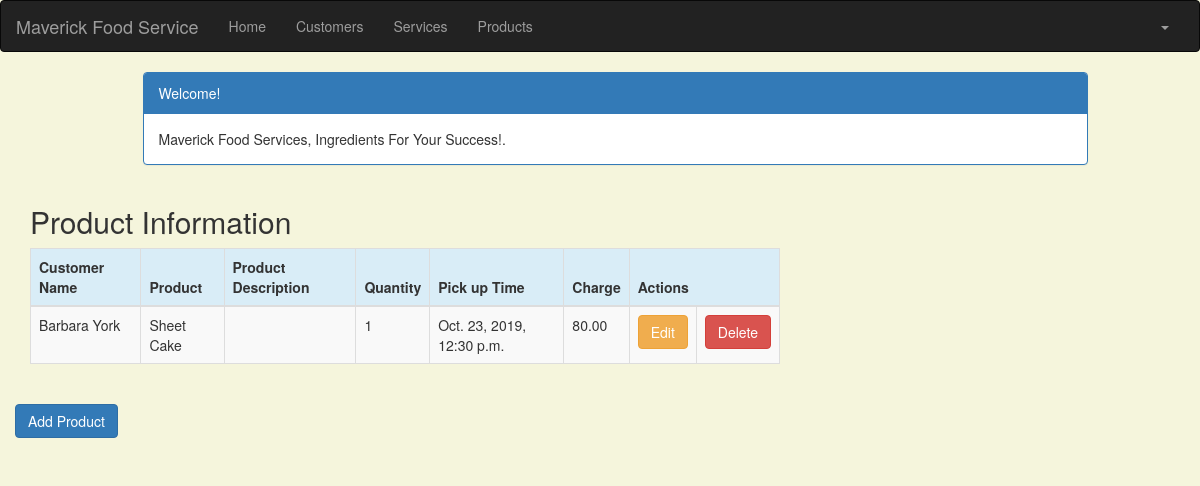
The page /product_list (signed in) on the database its author committed.
### crm/models.py (models this page shows, shortened)
class Product(models.Model):
    cust_name = models.ForeignKey(Customer, on_delete=models.CASCADE, related_name='products')
    product = models.CharField(max_length=100)
    p_description = models.TextField()
    quantity = models.IntegerField()
    pickup_time = models.DateTimeField( default=timezone.now)
    charge = models.DecimalField(max_digits=10, decimal_places=2)
    created_date = models.DateTimeField( default=timezone.now)
    updated_date = models.DateTimeField(auto_now_add=True)

class Customer(models.Model):
    cust_name = models.CharField(max_length=50)
    organization = models.CharField(max_length=100, blank=True)
    role = models.CharField(max_length=100)
    email = models.EmailField(max_length=100)
    bldgroom = models.CharField(max_length=100)
    address = models.CharField(max_length=200)
    account_number = models.IntegerField(blank=False, null=False)
    city = models.CharField(max_length=50)
    state = models.CharField(max_length=50)
    zipcode = models.CharField(max_length=10)
    phone_number = models.CharField(max_length=50)
    created_date = models.DateTimeField(default=timezone.now)
    updated_date = models.DateTimeField(auto_now_add=True)
    def __str__(self):
        return str(self.cust_name)

### crm/views.py (the view)
# urls.py: path('product_list', views.product_list, name='product_list'),
@login_required
def product_list(request):
    products = Product.objects.filter(created_date__lte=timezone.now())
    return render(request, 'crm/product_list.html', {'products': products})

### crm/templates/crm/product_list.html (shortened to what this page needs)
{% extends 'crm/base.html' %}
{% block content %}
<html>
<head>
    <link rel="stylesheet" href="https://maxcdn.bootstrapcdn.com/bootstrap/3.3.4/css/bootstrap.min.css">
</head>
<body>
<div class="container">
    <div class="row">
        <div class="col-md-10 col-md-offset-1">
            <div class="panel panel-primary">
                <div class="panel-heading">Welcome!</div>
                <div class="panel-body">
                    Maverick Food Services, Ingredients For Your Success!.
                </div>
            </div>
        </div>
    </div>
</div>
<div class="row">
    <h2 style="padding-left: 15Px">Product Information</h2>
</div>
<div>
    <table class="table table-striped table-bordered table-hover">
        <thead>
        <tr class="bg-info">
            <th>Customer Name</th>
            <th>Product</th>
            <th>Product Description</th>
            <th>Quantity</th>
            <th>Pick up Time</th>
            <th>Charge</th>
            <th colspan="3">Actions</th>
        </tr>
        </thead>
        <tbody>
        {% for product in products %}
            <tr>
                <td>{{ product.cust_name }}</td>
                <td>{{ product.product }}</td>
                <td>{{ product.description }}</td>
                <td>{{ product.quantity }}</td>
                <td>{{ product.pickup_time }}</td>
                <td>{{ product.charge }}</td>
                <td><a href="{% url 'crm:product_edit' pk=product.pk %}" class="btn btn-warning">Edit</a></td>
                <td><a href="{% url 'crm:product_delete' pk=product.pk %}"
                           onclick="return confirm('Are you sure you want to delete?')"
                           class="btn btn-danger">Delete</a>
                    </td>
                </tr>
            {% endfor %}
            </tbody>
        </table>
<div class="row">
         <a href="{% url 'crm:product_new' %}" class="row"><span
                    class="btn btn-primary">Add Product</span></a>
     </div>
    </div>
    </body>
    </html>
{% endblock %}

### crm/templates/crm/product_list.html (style rules this page uses)
body { background-color: beige; }

### rows shown on the page
Product: cust_name "Barbara York", product "Sheet Cake", quantity "1", pickup_time "Oct. 23, 2019, 12:30 p.m.", charge "80.00"
